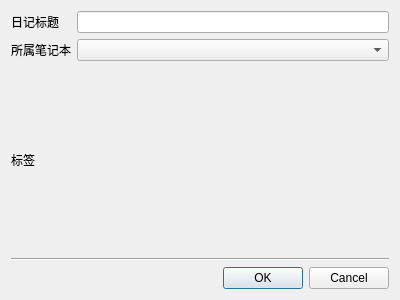
<?xml version="1.0" encoding="UTF-8"?>
<ui version="4.0">
 <class>NewNoteDialog</class>
 <widget class="QDialog" name="NewNoteDialog">
  <property name="geometry">
   <rect>
    <x>0</x>
    <y>0</y>
    <width>400</width>
    <height>300</height>
   </rect>
  </property>
  <property name="windowTitle">
   <string>新建日记</string>
  </property>
  <layout class="QGridLayout" name="gridLayout">
   <item row="4" column="0" colspan="2">
    <widget class="QDialogButtonBox" name="buttonBox">
     <property name="orientation">
      <enum>Qt::Horizontal</enum>
     </property>
     <property name="standardButtons">
      <set>QDialogButtonBox::Cancel|QDialogButtonBox::Ok</set>
     </property>
    </widget>
   </item>
   <item row="1" column="0">
    <widget class="QLabel" name="label_2">
     <property name="text">
      <string>所属笔记本</string>
     </property>
    </widget>
   </item>
   <item row="0" column="0">
    <widget class="QLabel" name="label">
     <property name="text">
      <string>日记标题</string>
     </property>
    </widget>
   </item>
   <item row="0" column="1">
    <widget class="QLineEdit" name="lineEdit"/>
   </item>
   <item row="1" column="1">
    <widget class="QComboBox" name="comboBox"/>
   </item>
   <item row="3" column="0" colspan="2">
    <widget class="Line" name="line">
     <property name="orientation">
      <enum>Qt::Horizontal</enum>
     </property>
    </widget>
   </item>
   <item row="2" column="0">
    <widget class="QLabel" name="label_3">
     <property name="text">
      <string>标签</string>
     </property>
    </widget>
   </item>
   <item row="2" column="1">
    <widget class="everload_tags::Tags" name="tagEdit" native="true"/>
   </item>
  </layout>
 </widget>
 <customwidgets>
  <customwidget>
   <class>everload_tags::Tags</class>
   <extends>QWidget</extends>
   <header>tags.h</header>
   <container>1</container>
  </customwidget>
 </customwidgets>
 <resources/>
 <connections>
  <connection>
   <sender>buttonBox</sender>
   <signal>accepted()</signal>
   <receiver>NewNoteDialog</receiver>
   <slot>accept()</slot>
   <hints>
    <hint type="sourcelabel">
     <x>248</x>
     <y>254</y>
    </hint>
    <hint type="destinationlabel">
     <x>157</x>
     <y>274</y>
    </hint>
   </hints>
  </connection>
  <connection>
   <sender>buttonBox</sender>
   <signal>rejected()</signal>
   <receiver>NewNoteDialog</receiver>
   <slot>reject()</slot>
   <hints>
    <hint type="sourcelabel">
     <x>316</x>
     <y>260</y>
    </hint>
    <hint type="destinationlabel">
     <x>286</x>
     <y>274</y>
    </hint>
   </hints>
  </connection>
 </connections>
</ui>
